Frame 1 (no input): blank canvas, image omitted
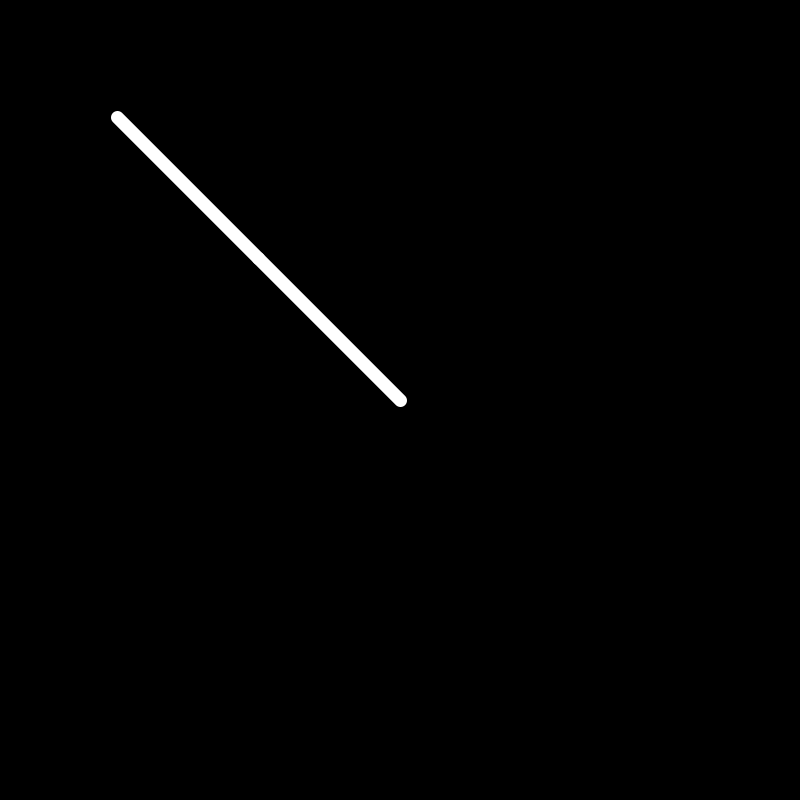
Frame 60 (the mouse pressed at the canvas centre just before this capture)
Frame 120 (the mouse held since frame 60 and released just before this capture): blank canvas, image omitted

The Processing sketch that drew this single still picture (run headless with seeded random() and noise(); from frame 60 on, the mouse is pressed at the canvas centre):

// Processing sketch: Robo Arm
// ── Robo Arm.pde
Arm First;
Arm Second;
int Length = 200;

void setup() {
  size(800,800);
  background(0);
  First = new Arm(Length);
  Second = new Arm(Length);
}

void draw() {
  background(0);
  translate(width/2,height/2);
  float Distance = dist(0,0,mouseX-width/2,mouseY-height/2);
  if (Distance < Length*2) {
    PVector MouseLocation = new PVector(mouseX,mouseY);
    float SeperateDistances = Distance/2;
    First.ExtraAngle(SeperateDistances);
    if (mouseX-400 < 0) {
      //First.ExtraAngle = -First.ExtraAngle;
    }
    First.Update(MouseLocation);
    Second.EndPos.x = mouseX-width/2;
    Second.EndPos.y = mouseY-height/2;
    Second.Follow(First);
    Second.Show();
    First.Show();
    
  } else {
    First.ExtraAngle = 0;
    Second.ExtraAngle = 0;
    PVector MouseLocation = new PVector(mouseX,mouseY);
    First.Show();
    First.Update(MouseLocation);
    MouseLocation = new PVector(mouseX,mouseY);
    Second.Show();
    Second.Follow(First);
    Second.Update(MouseLocation);
  }
}

// ── Arm_Class.pde
class Arm {
  PVector StartPos;
  PVector EndPos;
  float Length;
  float ExtraAngle = 0;
  float Angle = 0;
  
  Arm(float Len) {
    StartPos = new PVector(0,0);
    EndPos = new PVector(0,0);
    Length = Len;
  }
  
  
  void Show() {
    stroke(255);
    strokeWeight(13);
    line(StartPos.x,StartPos.y,EndPos.x,EndPos.y);
  }
  
  void Update(PVector Mouse) {
    Mouse.x -= width/2;
    Mouse.y -= height/2;
    Angle = Mouse.heading();
    EndPos.x = StartPos.x + cos(Angle+ExtraAngle)*Length;
    EndPos.y = StartPos.y + sin(Angle+ExtraAngle)*Length;
  }
  
  void Follow(Arm First) {
    StartPos.x = First.EndPos.x;
    StartPos.y = First.EndPos.y;
  }
  
  void ExtraAngle(float Distance) {
    ExtraAngle = acos(Distance/Length);
  }
}
